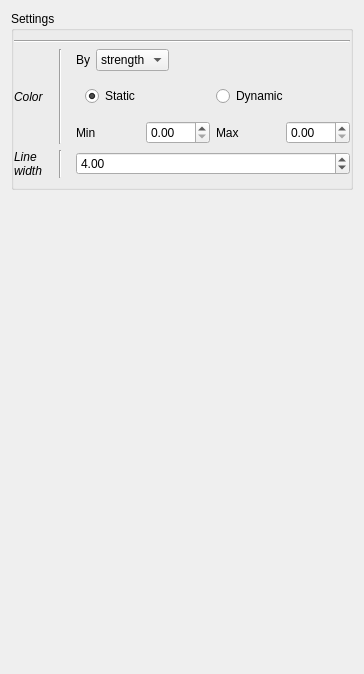
             <widget class="QWidget" name="scrollAreaWidgetContents_8">
              <property name="geometry">
               <rect>
                <x>0</x>
                <y>0</y>
                <width>364</width>
                <height>674</height>
               </rect>
              </property>
              <layout class="QVBoxLayout" name="verticalLayout_63">
               <item>
                <widget class="QGroupBox" name="toolBox_5">
                 <property name="title">
                  <string>Settings</string>
                 </property>
                 <layout class="QVBoxLayout" name="verticalLayout_39">
                  <property name="leftMargin">
                   <number>0</number>
                  </property>
                  <property name="rightMargin">
                   <number>0</number>
                  </property>
                  <item>
                   <widget class="Line" name="line_42">
                    <property name="minimumSize">
                     <size>
                      <width>200</width>
                      <height>0</height>
                     </size>
                    </property>
                    <property name="orientation">
                     <enum>Qt::Horizontal</enum>
                    </property>
                   </widget>
                  </item>
                  <item>
                   <layout class="QGridLayout" name="gridLayout">
                    <property name="topMargin">
                     <number>0</number>
                    </property>
                    <item row="1" column="2" colspan="3">
                     <widget class="QWidget" name="widget" native="true">
                      <layout class="QHBoxLayout" name="horizontalLayout_33">
                       <item>
                        <widget class="QRadioButton" name="uiConnect_static">
                         <property name="toolTip">
                          <string>&lt;html&gt;&lt;head/&gt;&lt;body&gt;&lt;p&gt;Static color : all connectivity lines have the same transparency&lt;/p&gt;&lt;/body&gt;&lt;/html&gt;</string>
                         </property>
                         <property name="text">
                          <string>Static</string>
                         </property>
                         <property name="checked">
                          <bool>true</bool>
                         </property>
                        </widget>
                       </item>
                       <item>
                        <widget class="QRadioButton" name="uiConnect_dynamic">
                         <property name="toolTip">
                          <string>&lt;html&gt;&lt;head/&gt;&lt;body&gt;&lt;p&gt;Dynamic color : the transparency of connectivity lines depend of connectivity strength. The stronger is the connexion, the more opaque the line will be. &lt;/p&gt;&lt;/body&gt;&lt;/html&gt;</string>
                         </property>
                         <property name="text">
                          <string>Dynamic</string>
                         </property>
                        </widget>
                       </item>
                      </layout>
                     </widget>
                    </item>
                    <item row="2" column="2" colspan="3">
                     <widget class="QWidget" name="uiConnect_dynControl" native="true">
                      <property name="minimumSize">
                       <size>
                        <width>0</width>
                        <height>0</height>
                       </size>
                      </property>
                      <layout class="QHBoxLayout" name="horizontalLayout_36">
                       <property name="margin">
                        <number>0</number>
                       </property>
                       <item>
                        <layout class="QGridLayout" name="gridLayout_34">
                         <item row="0" column="0">
                          <widget class="QLabel" name="label_23">
                           <property name="text">
                            <string>Min</string>
                           </property>
                          </widget>
                         </item>
                         <item row="0" column="1">
                          <widget class="QDoubleSpinBox" name="uiConnect_dynMin">
                           <property name="toolTip">
                            <string>&lt;html&gt;&lt;head/&gt;&lt;body&gt;&lt;p&gt;Minimum opacity for the weaker connexions&lt;/p&gt;&lt;/body&gt;&lt;/html&gt;</string>
                           </property>
                           <property name="maximum">
                            <double>1.000000000000000</double>
                           </property>
                           <property name="singleStep">
                            <double>0.100000000000000</double>
                           </property>
                          </widget>
                         </item>
                         <item row="0" column="2">
                          <widget class="QLabel" name="label_24">
                           <property name="text">
                            <string>Max</string>
                           </property>
                          </widget>
                         </item>
                         <item row="0" column="3">
                          <widget class="QDoubleSpinBox" name="uiConnect_dynMax">
                           <property name="toolTip">
                            <string>&lt;html&gt;&lt;head/&gt;&lt;body&gt;&lt;p&gt;MAximum opacity for the stronger connexions&lt;/p&gt;&lt;/body&gt;&lt;/html&gt;</string>
                           </property>
                           <property name="maximum">
                            <double>1.000000000000000</double>
                           </property>
                           <property name="singleStep">
                            <double>0.100000000000000</double>
                           </property>
                          </widget>
                         </item>
                        </layout>
                       </item>
                      </layout>
                     </widget>
                    </item>
                    <item row="0" column="0" rowspan="3">
                     <widget class="QLabel" name="label_109">
                      <property name="font">
                       <font>
                        <italic>true</italic>
                       </font>
                      </property>
                      <property name="text">
                       <string>Color</string>
                      </property>
                     </widget>
                    </item>
                    <item row="0" column="3">
                     <widget class="QComboBox" name="uiConnect_colorby">
                      <property name="toolTip">
                       <string>&lt;html&gt;&lt;head/&gt;&lt;body&gt;&lt;p&gt;Color connectivity line according to :&lt;/p&gt;&lt;p&gt;- Their connectivity strength&lt;/p&gt;&lt;p&gt;- The number of connections per node&lt;/p&gt;&lt;/body&gt;&lt;/html&gt;</string>
                      </property>
                      <item>
                       <property name="text">
                        <string>strength</string>
                       </property>
                      </item>
                      <item>
                       <property name="text">
                        <string>count</string>
                       </property>
                      </item>
                     </widget>
                    </item>
                    <item row="3" column="2" colspan="3">
                     <widget class="QDoubleSpinBox" name="uiConnect_lw">
                      <property name="toolTip">
                       <string>&lt;html&gt;&lt;head/&gt;&lt;body&gt;&lt;p&gt;Connectivity line width&lt;/p&gt;&lt;/body&gt;&lt;/html&gt;</string>
                      </property>
                      <property name="minimum">
                       <double>0.100000000000000</double>
                      </property>
                      <property name="maximum">
                       <double>9.000000000000000</double>
                      </property>
                      <property name="singleStep">
                       <double>0.100000000000000</double>
                      </property>
                      <property name="value">
                       <double>4.000000000000000</double>
                      </property>
                     </widget>
                    </item>
                    <item row="0" column="2">
                     <widget class="QLabel" name="label_21">
                      <property name="text">
                       <string>By</string>
                      </property>
                     </widget>
                    </item>
                    <item row="3" column="0">
                     <widget class="QLabel" name="label_22">
                      <property name="font">
                       <font>
                        <italic>true</italic>
                       </font>
                      </property>
                      <property name="text">
                       <string>Line
width</string>
                      </property>
                     </widget>
                    </item>
                    <item row="0" column="1" rowspan="3">
                     <widget class="Line" name="line_21">
                      <property name="minimumSize">
                       <size>
                        <width>20</width>
                        <height>0</height>
                       </size>
                      </property>
                      <property name="orientation">
                       <enum>Qt::Vertical</enum>
                      </property>
                     </widget>
                    </item>
                    <item row="0" column="4">
                     <spacer name="horizontalSpacer_27">
                      <property name="orientation">
                       <enum>Qt::Horizontal</enum>
                      </property>
                      <property name="sizeHint" stdset="0">
                       <size>
                        <width>40</width>
                        <height>20</height>
                       </size>
                      </property>
                     </spacer>
                    </item>
                    <item row="3" column="1">
                     <widget class="Line" name="line_26">
                      <property name="minimumSize">
                       <size>
                        <width>20</width>
                        <height>0</height>
                       </size>
                      </property>
                      <property name="orientation">
                       <enum>Qt::Vertical</enum>
                      </property>
                     </widget>
                    </item>
                   </layout>
                  </item>
                 </layout>
                </widget>
               </item>
               <item>
                <spacer name="verticalSpacer_4">
                 <property name="orientation">
                  <enum>Qt::Vertical</enum>
                 </property>
                 <property name="sizeHint" stdset="0">
                  <size>
                   <width>20</width>
                   <height>40</height>
                  </size>
                 </property>
                </spacer>
               </item>
              </layout>
             </widget>
